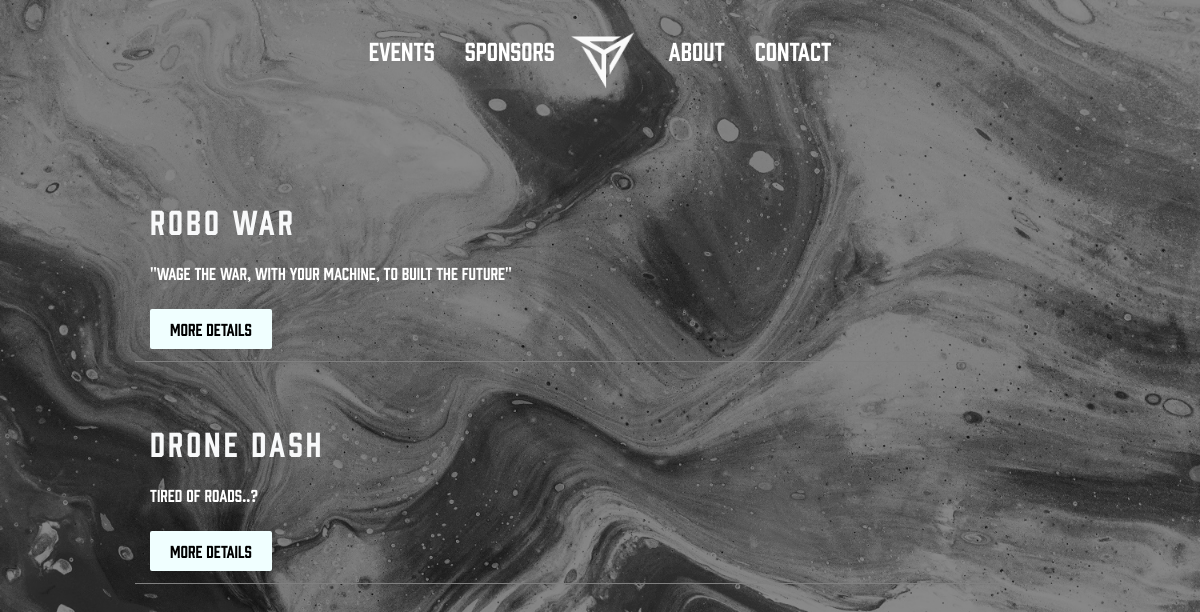
The app's page /events/technical-robotics with its own data.
### tables this page shows
CREATE TABLE `events` (
  `event_id` int(9) UNSIGNED NOT NULL,
  `cat_id` int(9) UNSIGNED NOT NULL,
  `title` varchar(50) NOT NULL,
  `short_desc` varchar(200) NOT NULL,
  `details` text NOT NULL,
  `min_memb` int(9) DEFAULT NULL,
  `max_memb` int(9) DEFAULT NULL,
  `venue` varchar(255) NOT NULL,
  `reg_fee` int(10) DEFAULT NULL,
  `prize` varchar(10) NOT NULL,
  `file1` varchar(60) DEFAULT NULL,
  `file2` varchar(60) DEFAULT NULL,
  `co1_name` varchar(100) NOT NULL,
  `co1_no` varchar(20) NOT NULL,
  `co2_name` varchar(100) NOT NULL,
  `co2_no` varchar(20) NOT NULL,
  `seats` int(10) NOT NULL,
  `reg_start` datetime NOT NULL,
  `reg_end` datetime NOT NULL,
  `username` varchar(20) NOT NULL,
  `pswd` char(60) NOT NULL,
  `link` char(100) NOT NULL
);

### application/controllers/Pages.php (called while the page is built, shortened)
<?php
class Pages extends CI_Controller {
    function __construct() {
        $this->load->model('report_model');
    }
    function Event($cat){
        $cat_name=$this->security->xss_clean($cat);
        $data['events']=$this->report_model->get_events($cat_name);
        $this->load->view('static/event_listing',$data);
    }
}

### index.php (called while the page is built, shortened)
<?php
require_once BASEPATH.'core/CodeIgniter.php';

### application/models/Report_model.php (called while the page is built, shortened)
<?php
class Report_model extends CI_Model {
    public function get_events($id){
        $this->db->select ( '*' );
        $this->db->from ( 'events' );
        $this->db->join ( 'categories', 'categories.cat_id = events.cat_id' , 'inner' );
        if( $id != NULL ){
            $this->db->where ( 'categories.cat_name',$id);
        }
        $query = $this->db->get ();
        return $query->result();
    }
}
?>

### application/views/static/event_listing.php (the view, shortened to what this page needs)
<!DOCTYPE html>
<html lang="en">
<head>
  <link href="<?=base_url();?>assets/front/fonts/Hestia.css?family=Hestia-Regular" rel="stylesheet">
  <link href="<?=base_url();?>assets/front/fonts/Galgo.css?family=Galgo" rel="stylesheet">
  <link rel="stylesheet" href="<?=base_url();?>assets/front/css/font-awesome.min.css">
  <link href="<?=base_url();?>assets/front/css/material-kit.css?v=2.0.5" rel="stylesheet" />
  <link rel="stylesheet" href="<?=base_url();?>assets/front/carousel/assets/owl.carousel.min.css">
  <link rel="stylesheet" href="<?=base_url();?>assets/front/carousel/assets/owl.theme.default.min.css">
  <link rel="stylesheet" href="<?=base_url();?>assets/front/css/custom.css">
  <link rel="stylesheet" href="<?=base_url();?>assets/front/css/main_style.css">
  <link rel="stylesheet" href="<?=base_url();?>assets/front/loader/loader.css">
</head>
<body class="profile-page sidebar-collapse page-header" data-parallax="true" style="background: url('<?=base_url();?>assets/front/img/event_list_bg.jpg') no-repeat center center fixed; -webkit-background-size: cover;-moz-background-size: cover;-o-background-size: cover;background-size: cover;height: 100%;min-height:100vh;overflow: scroll;">
  <div style="z-index:3;">
    <nav class="navbar navbar-transparent navbar-color-on-scroll fixed-top navbar-expand-lg" color-on-scroll="100" id="sectionsNav">
      <div class="container-fluid">
        <div class="collapse navbar-collapse">
          <ul class="navbar-nav mx-auto">
            <li class="nav-item fade-in">
              <a href="#" class="nav-link event-click " id="events">
                EVENTS
              </a>
            </li>
            <li class="nav-item fade-in">
              <a href="#" class="nav-link">
                SPONSORS
              </a>
            </li>
            <li class="nav-item d-none d-lg-block">
              <a class="navbar-brand my-auto" href="../">
                <img class="fade-in-top" style="max-height: 75px;margin-top: -20px;" src="<?=base_url();?>assets/front/img/logo.png" /></a>
            </li>
            <li class="nav-item fade-in">
              <a href="../about/" class="nav-link">
                ABOUT
              </a>
            </li>
            <li class="nav-item fade-in">
              <a href="../contact/" class="nav-link">
                CONTACT
              </a>
            </li>
          </ul>
        </div>
      </div>
    </nav>
      <div class="container" style="z-index:10;position:absolute;top:0px;">
          <div class="row event_listing_div"  style="text-align:left;padding-top: 10vh;">
          <?php
          foreach($events as $row){
          ?>
              <div class="col-12 listing1" style="padding-bottom: 20px;">
                  <p class="event-name-text text-light" style="letter-spacing: 3px;color:white;text-align: left;"><?=$row->title?></p>
                  <p class="event-desc"><?=$row->short_desc?></p>
                  <a href="<?=base_url("event/".$row->link)?>" class="details">MORE&nbsp;DETAILS</a>
              </div>
      <?php
      }
      ?>
</div>
</div>
  </div>
</body>
</html>

### assets/front/css/custom.css (style rules this page uses)
.fade-in-top { -webkit-animation: fade-in-top 0.9s cubic-bezier(0.785, 0.135, 0.150, 0.860) both; animation: fade-in-top 0.9s cubic-bezier(0.785, 0.135, 0.150, 0.860) both; }
.fade-in { -webkit-animation: fade-in 1.2s cubic-bezier(0.600, -0.280, 0.735, 0.045) 0.3s both; animation: fade-in 1.2s cubic-bezier(0.600, -0.280, 0.735, 0.045) 0.3s both; }

### assets/front/css/main_style.css (style rules this page uses)
.navbar .navbar-nav .nav-item .nav-link { font-size: 1.5rem; }
* { font-family: 'Hestia-Regular', sans-serif; }

### application/views/static/event_listing.php (style rules this page uses)
.navbar .navbar-nav .nav-item .nav-link { font-size: 1.5rem; }
* { font-family: 'Hestia-Regular', sans-serif; }
.listing1 { word-wrap:break-word; word-break: break-all; background-size: cover; border-bottom: 0.5px solid gray; padding-top:25px; margin-bottom: 5vh; font-family: 'Hestia-Regular', sans-serif; }
.listing1 .event-name-text { font-size: 2rem; line-height:2rem; font-family: 'Hestia-Regular', sans-serif !important; color:white; }
.event-desc { font-size: 1rem; color: white; margin-top: 3vh; margin-bottom: 4vh; }
.details { color: black; background-color: azure; text-decoration: none; padding-left: 20px; padding-right: 20px; padding-top: 10px; padding-bottom: 10px; border-radius: 2px; margin-bottom: 4vh; }
.event_listing_div { margin-left:5vh; margin-right:5vh; margin-top:20px; }
@media (min-width: 786px) { .event_listing_div { padding-left:10vh; padding-right:10vh; margin-top:100px; } }

### records on screen
events: title "Robo War", short_desc "\"Wage the war, with your machine, to built the future\""
events: title "Drone Dash", short_desc "Tired of roads..?"
